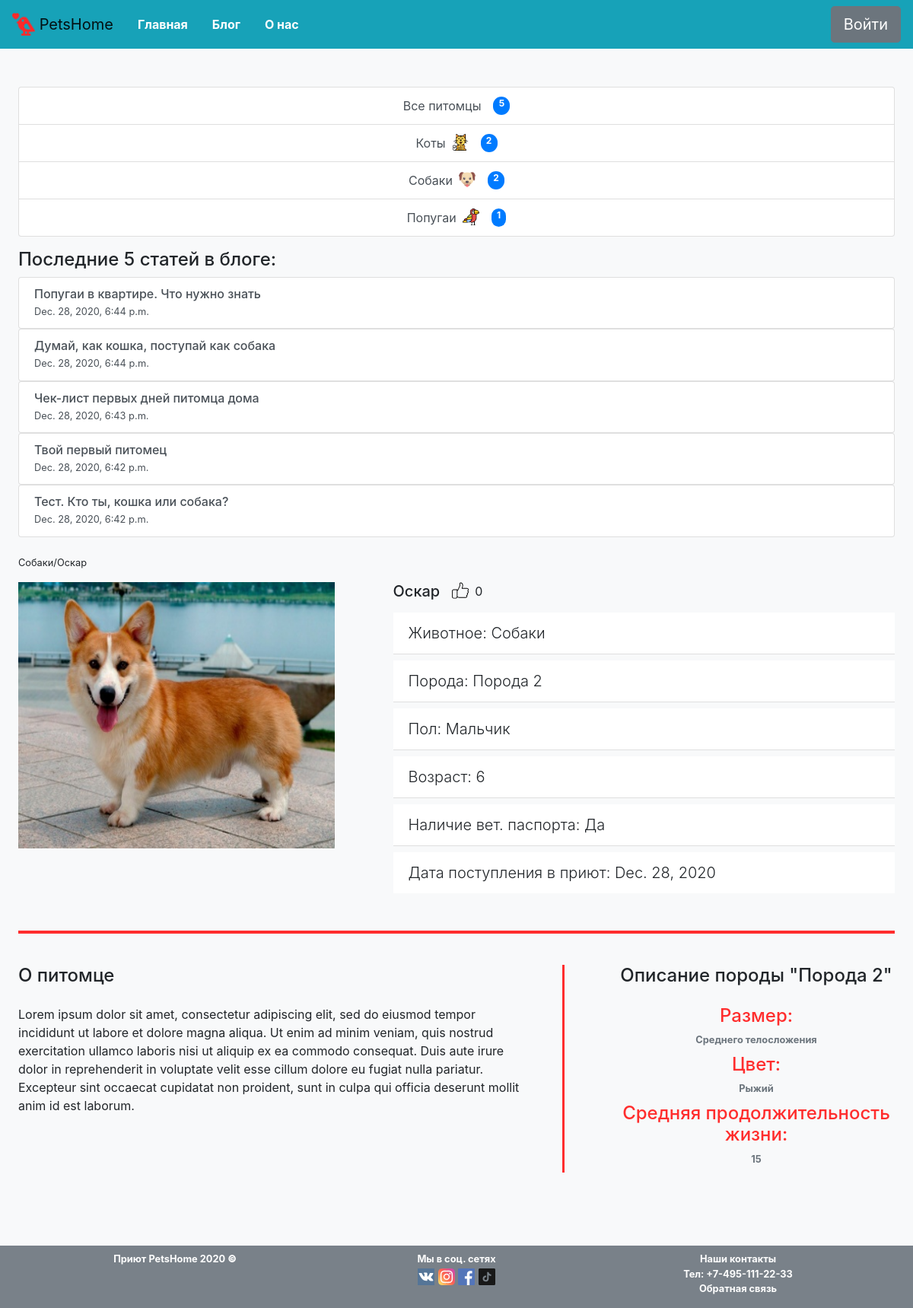
The page /pets/3 on the database its author committed.
### pets/models.py (models this page shows, shortened)
class Animal (models.Model):
    CAT = 'Коты'
    DOG = 'Собаки'
    PARROT = 'Попугаи'
    ANIMAL_TYPE = [
        (CAT,'Коты'),
        (DOG, 'Собаки'),
        (PARROT, 'Попугаи'),
    ]
    type = models.CharField(max_length= 30, choices=ANIMAL_TYPE, verbose_name='Тип животного')
    icon = models.ImageField(upload_to='animal_icons/%Y/%m/%d', blank=True, verbose_name='Иконка животного')
    slug = models.SlugField(default='', unique=True)
    def __str__(self):
        return self.type

class Pet (models.Model):
    MALE = 'Мальчик'
    FEMALE = 'Девочка'
    PET_SEX = [
        (MALE,'Мальчик'),
        (FEMALE, 'Девочка'),
    ]
    nickname = models.CharField(max_length=80, verbose_name='Кличка питомца')
    sex = models.CharField (max_length = 10, choices= PET_SEX, verbose_name='Пол питомца')
    breed = models.ForeignKey(Breed, on_delete= models.CASCADE, verbose_name='Порода питомца')
    description = models.TextField(verbose_name='Описание')
    date_enter = models.DateField(default=datetime.date.today(), verbose_name='Дата поступления')
    type = models.ForeignKey(Animal, on_delete=models.CASCADE, verbose_name='Тип питомца')
    year = models.SmallIntegerField(verbose_name='Возраст питомца')
    photo = models.ImageField(upload_to='pet_images/%Y/%m/%d', blank=True, verbose_name='Фото питомца')
    like = models.SmallIntegerField (default=0, verbose_name='Лайки')
    vetpasport = models.BooleanField(default= False,verbose_name='Наличие ветпаспорта у питомца')

class Blog (models.Model):
    title = models.CharField(max_length= 200, verbose_name='Название статьи')
    date = models.DateTimeField(default=timezone.now, verbose_name='Дата опубликования')
    blogpost = models.TextField(verbose_name='Текст сообщения')
    small_decc = models.CharField(max_length = 50, blank=True, verbose_name='Короткий текст сообщения')

class Breed (models.Model):
    BIG = 'Большого телосложения'
    AVG = 'Среднего телосложения'
    SMALL = 'Маленького телосложения'
    BREED_SIZE = [
        (BIG,'Большого телосложения'),
        (AVG, 'Среднего телосложения'),
        (SMALL, 'Маленького телосложения'),
    ]
    name = models.CharField(max_length=50, verbose_name='Порода')
    size = models.CharField(max_length=100, choices=BREED_SIZE, verbose_name='Размер')
    color = models.CharField(max_length=100, verbose_name='Окрас')
    life = models.SmallIntegerField(verbose_name='Средняя продолжительность жизни')
    animal = models.ForeignKey(Animal, on_delete=models.CASCADE, verbose_name='Тип животного' )
    def __str__(self):
        return str(self.name)

### pets/views.py (the view)
# urls.py: path('pets/<int:pk>', views.PetInfoView.as_view(), name='pet_info'),
class PetInfoView(DetailView):
    model = models.Pet
    template_name = 'pet_info.html'
    def get_context_data(self, **kwargs):
        context = super().get_context_data(**kwargs)
        context["animal"] = models.Animal.objects.all()
        context["blog5"] = models.Blog.objects.all().order_by('-pk')[:5]
        context["pets_count"] = models.Pet.objects.all()
        return context

### pets/templates/pet_info.html (shortened to what this page needs)
{% extends 'base.html' %}
{% load static %}
{% block main %}
<div class="col-10 d-flex flex-column main-block-size">
    <div class="w-100"><p class="small">{{ object.type }}/{{ object.nickname }}</p></div>
    <div class="row mb-3 d-flex flex-wrap pet-wrapper">
        <div class="col-5 pet-info pet-photo mb-3">
            <img class="" style="height: 350px; width: 90%" src="{{ object.photo.url }}" alt="{{ object.nickname }}">
        </div>
        <div class="col-7 d-flex flex-column pet-info">
            <div class="d-flex flex-row">
                <h5 class="h5 mr-3 align-top">{{ object.nickname }}</h5>
                <form action="/pets/add_like/" method="post" enctype="multipart/form-data">
                    <input type="image" src='{% static "Images\like.svg" %}' value="like" style="height: 22px; width: 22px"/>
                </form>
                <p class="ml-2">{{ object.like }}</p>
            </div>
            <ul class="list-group list-group-flush">
                <li class="list-group-item mb-2 lead">Животное: {{object.type }} </li>
                <li class="list-group-item mb-2 lead">Порода: {{object.breed }}</li>
                <li class="list-group-item mb-2 lead">Пол: {{object.sex }}</li>
                <li class="list-group-item mb-2 lead">Возраст: {{object.year }}</li>
                {% if object.vetpasport == True %}
                <li class="list-group-item mb-2 lead">Наличие вет. паспорта: Да</li>
                {% else %}
                <li class="list-group-item mb-2 lead">Наличие вет. паспорта: Нет</li>
                {% endif %}
                <li class="list-group-item mb-2 lead">Дата поступления в приют: {{object.date_enter }}</li>
            </ul>
        </div>
    </div>
    <div class="d-flex flex-column align-items-center mb-3">
        <div class="contact-line w-90"></div>
    </div>
    <div class='row mb-5 d-flex flex-wrap pet-wrapper'>
        <div class="col-7 desc-text">
            <h4 class="h4 text-left mb-4">О питомце </h4>
            <p class="text-left w-100 mb-4">{{ object.description }}</p>
        </div>
        <div class="col-1 contact-line-pet">
            <div class="contact-line-vertical"></div>
        </div>
        <div class="col-4 breed-text">
            <h4 class="h4 text-center mb-4">Описание породы "{{object.breed}}"</h4>
            <ul class="list-group">
                <li class=" mb-2 text-center w-100"><h4 class="h4 li_color">Размер: </h4><small class="text-muted font-weight-bold">{{object.breed.size}}</small></li>
                <li class=" mb-2 text-center w-100"><h4 class="h4 li_color">Цвет: </h4><small class="text-muted font-weight-bold">{{object.breed.color}}</small></li>
                <li class=" mb-2 text-center w-100"><h4 class="h4 li_color">Средняя продолжительность жизни: </h4><small class="text-muted font-weight-bold">{{object.breed.life}}</small></li>
            </ul>
        </div>
    </div>
</div>
{% endblock %}

### pets/templates/base.html (shortened to what this page needs)
{% load static %}
<html lang="ru">
<head>
    {% block bootstrap_header %}
    <link rel="stylesheet" href="https://cdn.jsdelivr.net/npm/bootstrap@4.5.3/dist/css/bootstrap.min.css">
    {% endblock bootstrap_header %}
    <link rel="stylesheet" href='{% static "CSS\main.css" %}'>
</head>
<body>
    <header>
        <nav class="navbar navbar-expand-lg navbar-light bg-info d-flex flex-wrap">
            <a class="navbar-brand" href="/">
                <img src="{% static 'Images/love-birds2.png' %}" width="30" height="30" class="d-inline-block align-top " alt="">
                PetsHome
              </a>
            <div class="collapse navbar-collapse justify-content-center d-flex flex-wrap" >
                <ul class="nav mr-auto justify-content-center">
                    <li class="nav-item active">
                        <a class="nav-link text-white font-weight-bold" href="/">Главная<span class="sr-only">(current)</span></a>
                    </li>
                    <li class="nav-item">
                        <a class="nav-link text-white font-weight-bold" href="/blog/">Блог</a>
                    </li>
                    <li class="nav-item">
                        <a class="nav-link text-white font-weight-bold" href="/aboutus/">О нас</a>
                    </li>
                </ul>
                <form class="form-inline my-2 my-lg-0">
                    <button class="btn btn-secondary btn-lg my-2 my-sm-0" type="submit">Войти</button>
                </form>
            </div>
        </nav>
    </header>
    <main>
        <div class="row main-wrap mb-5 d-flex flex-wrap">
            <div class="col-2 menu-block-size">
                <div class="list-group mb-3">
                    <a href="/" class="list-group-item list-group-item-action d-flex justify-content-between ">
                      Все питомцы
                      <span class=" ml-3 badge badge-primary badge-pill">{{ pets_count|length }}</span>
                    </a>
                    {% for pet in animal %}
                    <a href="/pets/{{ pet.slug }}" id="{{ pet.type }}" class=" list-group-item list-group-item-action d-flex justify-content-between">
                    {{ pet.type }}
                        <img class="mr-3 ml-2" src='{{ pet.icon.url }}' style="height: 22px; width: 22px">
                        <span class="badge badge-primary badge-pill">{{ pet.pet_set.all|length }}</span>
                    {% endfor %}
                    </a>
                </div>
                <div class="mb-4">
                    <h4 class="h4">Последние 5 статей в блоге:</h4>
                    {% for blog in blog5  %}
                    <div class="list-group">
                        <a href="/blog/{{ blog.pk }}" class="list-group-item list-group-item-action flex-column align-items-start">
                        <div class="d-flex w-100 flex-column">
                            <h6 class="h6 mb-1">{{ blog.title }}</h6>
                            <small>{{ blog.date }}</small>
                        </div>
                        </a>
                    </div>
                    {% endfor %}
                </div>
            </div>
            {% block main %}
            {% endblock %}
        </div>
    </main>
    <footer class="bg-secondary" style="opacity: 0.9;" >
        <div class="container footer-container d-flex flex-row flex-wrap pt-2 ">
            <small class="col-4 text-white text-center font-weight-bold footer-wrap-size mb-3">Приют PetsHome 2020 <strong>&copy;</strong></small>
            <div class="col-4 text-white text-center d-flex flex-column footer-wrap-size mb-3">
                <small class="text-white text-center font-weight-bold">Мы в соц. сетях</small>
                <div class="social ">
                    <a href="#"><img src="{% static 'Images\vk.svg' %}" style="height: 22px; width: 22px" alt='VK'></a>
                    <a href="#"><img src="{% static 'Images\instagram.svg' %}" style="height: 22px; width: 22px" alt='instagram'></a>
                    <a href="#"><img src="{% static 'Images\facebook.svg' %}" style="height: 22px; width: 22px" alt='facebook'></a>
                    <a href="#"><img src="{% static 'Images\tiktok.svg' %}" style="height: 22px; width: 22px" alt='tiktok'></a>
                </div>
            </div>
            <address class="col-4 d-flex flex-column footer-wrap-size mb-3">
                <small class="text-white text-center font-weight-bold">
                    Наши контакты</br>
                    Тел: +7-495-111-22-33</br>
                    <a href="mailto:#" class="text-white text-center">Обратная связь</a>
                </small>
            </address>
        </div>
    </footer>
</body>
</html>

### asset/CSS/main.css (style rules this page uses)
.main-wrap { margin-top: 50px; }
.main-block-size { min-width: 45%; }
.contact-line { width: 80%; height: 4px; background-color: #FF2D2D; border-color: #FF2D2D; margin: 25px 0; }
body { background-color: #F8F9FA; }
main { margin: 0 2vw; background-color:#F8F9FA; }
.contact-line-vertical { width: 3px; height: 100%; background-color: #FF2D2D; border-color: #FF2D2D; margin: 0 25px; }
li { list-style-type: none; }
.li_color { color: #FF2D2D; }
.menu-block-size { min-width: 200px; }
.main-block-size { min-width: 200px; }
.footer-wrap-size { min-width: 168px; }
.desc-text { min-width: 440px; }
.pet-photo { min-width: 350px; }
@media screen and (max-width: 1236px) { .col-2 { flex: 0 0 80%; max-width: 80%; margin: 0 auto; } }
@media screen and (max-width: 1236px) { .col-10 { flex: 0 0 80%; max-width: 80%; margin: 0 auto; } }
@media screen and (max-width: 1236px) { .main-block-size { min-width: 100%; } }
@media screen and (max-width: 1236px) { .menu-block-size { min-width: 100%; } }
@media screen and (max-width: 1236px) { .justify-content-between { justify-content: center!important } }
@media screen and (max-width: 1236px) { .contact-line { width: 100%; } }

### rows shown on the page
Animal: type "Коты", icon (picture), pet_set.all|length "2"
Animal: type "Собаки", icon (picture), pet_set.all|length "2"
Animal: type "Попугаи", icon (picture), pet_set.all|length "1"
Blog: title "Попугаи в квартире. Что нужно знать", date "Dec. 28, 2020, 6:44 p.m."
Blog: title "Думай, как кошка, поступай как собака", date "Dec. 28, 2020, 6:44 p.m."
Blog: title "Чек-лист первых дней питомца дома", date "Dec. 28, 2020, 6:43 p.m."
Blog: title "Твой первый питомец", date "Dec. 28, 2020, 6:42 p.m."
Blog: title "Тест. Кто ты, кошка или собака?", date "Dec. 28, 2020, 6:42 p.m."
Pet: type "Собаки", nickname "Оскар", photo (picture), like "0", breed "Порода 2", sex "Мальчик", year "6", date_enter "Dec. 28, 2020", description "Lorem ipsum dolor sit amet, consectetur adipiscing elit, sed do eiusmod tempor incididunt ut labore et dolore magna aliqua. Ut enim ad minim veniam, quis nostrud exercitation ullamco laboris nisi ut aliquip ex ea commodo consequat. Duis aute irure dolor in reprehenderit in voluptate velit esse cillum dolore eu fugiat nulla pariatur. Excepteur sint occaecat cupidatat non proident, sunt in culpa qui officia deserunt mollit anim id est laborum.", breed.size "Среднего телосложения", breed.color "Рыжий", breed.life "15"

### other values the page prints
{{ pets_count|length }} "5"
